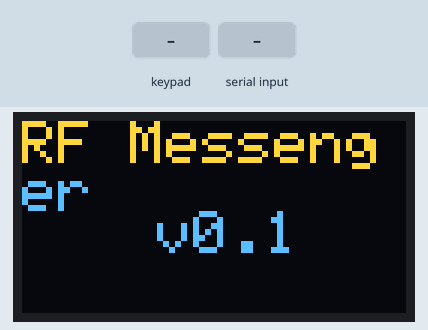
Bench run of a sketch on a simulated Arduino Uno, built with avr-gcc and run on an emulated ATmega328P. Parts: 128×64 one-colour display. The test bench sets the inputs (shaded band). The OLED is the two-colour kind (top 16 rows yellow); what the sketch prints to the serial monitor is not drawn.

Above: at 0.1 s.
3.3 s: keypad keys 7 1 2 1 1 9 # pressed 0.4 s apart
At 6.8 s:
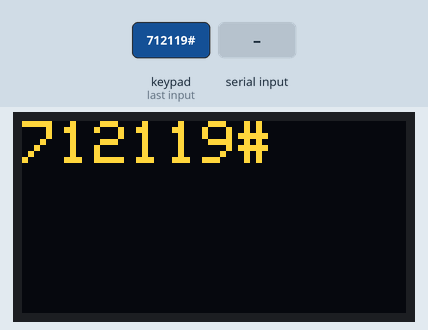
7.6 s: key '#' pressed
At 9.0 s:
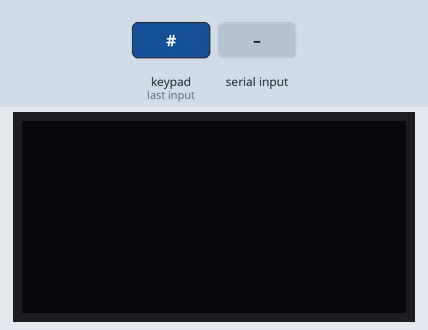
9.4 s: "1" received over the second serial link
At 10.7 s:
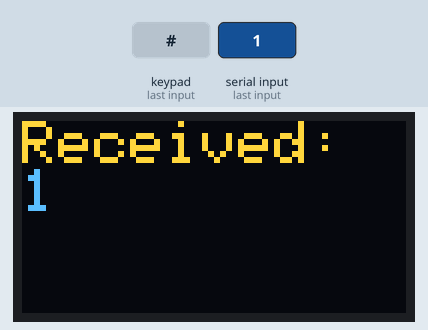
11.1 s: "0" received over the second serial link
At 12.0 s:
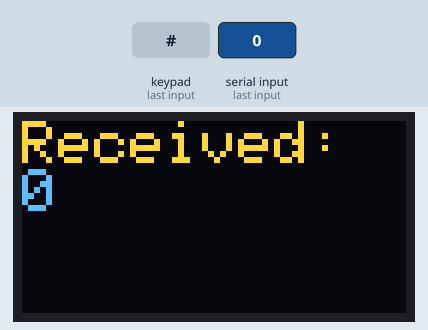
12.8 s: key '*' pressed
At 13.6 s:
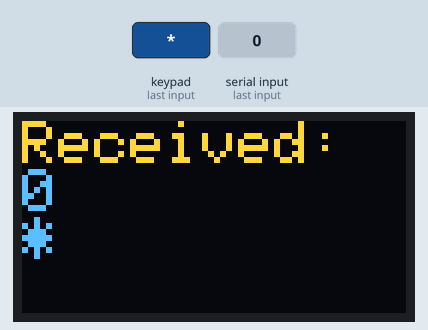
14.3 s: keypad keys 7 1 2 1 1 9 * pressed 0.4 s apart
At 17.8 s:
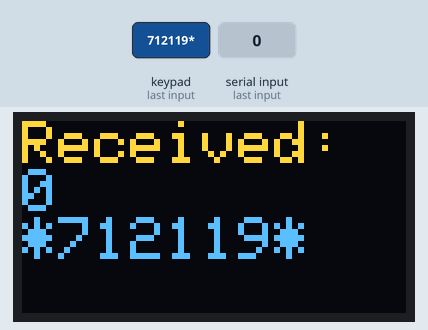
Timing chart, 0 to 19.3 s (numbered marks = the images above; inputs shaded):
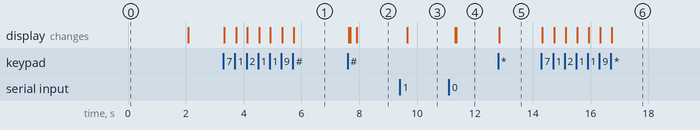

The sketch:

RF-messenger.ino
```cpp
#include <Keypad.h>
#include <Wire.h>
#include <Adafruit_GFX.h>
#include <Adafruit_SH1106.h>
#include <SoftwareSerial.h>

SoftwareSerial HC12(3, 2); // HC-12 TX Pin, HC-12 RX Pin

#define OLED_RESET 4

Adafruit_SH1106 display(OLED_RESET);

const byte ROWS = 4; //four rows
const byte COLS = 4; //four columns
char customKey;
//define the symbols on the buttons of the keypads
char hexaKeys[ROWS][COLS] = {
  {'1','2','3'},
  {'4','5','6'},
  {'7','8','9'},
  {'*','0','#'}
};
byte rowPins[ROWS] = {7,12,11,9}; //connect to the row pinouts of the keypad
byte colPins[COLS] = {8, 6, 10}; //connect to the column pinouts of the keypad

String message = "";
String receivedMessage = "";

//initialize an instance of class NewKeypad
Keypad customKeypad = Keypad( makeKeymap(hexaKeys), rowPins, colPins, ROWS, COLS);

void setup(){
  Serial.begin(9600);
  HC12.begin(9600);
  display.begin(SH1106_SWITCHCAPVCC, 0x3C);
  display.clearDisplay();
  display.setTextSize(2);
  display.setCursor(0,0);
  display.setTextColor(WHITE);
  display.println("RF Messenger");
  display.setCursor(45,30);
  display.print("v0.1");
  display.display();
  delay(2000);
  clearDisplay();
}

void loop(){
  customKey = customKeypad.getKey();

  // If Arduino's HC12 rx buffer has data
  while(HC12.available()){
    receivedMessage += char(HC12.read());
    delay(200);
  }

  if(receivedMessage.length() > 0){
    Serial.println("");
    Serial.print("Message received: ");
    Serial.println(receivedMessage);
    clearDisplay();
    display.println("Received:");
    display.println(receivedMessage);
    display.display();
    receivedMessage = "";
  }

  if (customKey){
    message += customKey;
    display.print(customKey);
    display.display();

    // Wipe the screen after message received with two *s
    if(message.endsWith("**")){
       message = message.substring(0, message.length()-2);
       clearDisplay();
       display.print(message);
       display.display();
    }

    // Sending the message
    if(message.endsWith("##")){
      // Remove the last two #
      message = message.substring(0, message.length()-2);
      clearDisplay();
      display.print("Sending...");
      Serial.println("Sending: ");
      Serial.print(message);
      display.display();
      delay(200);
      clearDisplay();
      HC12.write(message.c_str());
      message = "";
    }
  }
}

void clearDisplay() {
  display.setCursor(0,0);
  display.clearDisplay();
  display.display();
}
```

Measured:
- after the input at 3.3 s, the display: first changes at once (image 1 shows a later state)
- after the input at 7.6 s, the display: first changes at once (image 2 shows a later state)
- after the input at 9.4 s, the display: changes after 0.25 s (image 3)
- after the input at 11.1 s, the display: first changes after 0.23 s (image 4 shows a later state)
- after the input at 12.8 s, the display: changes at once (image 5)
- after the input at 14.3 s, the display: first changes at once (image 6 shows a later state)
